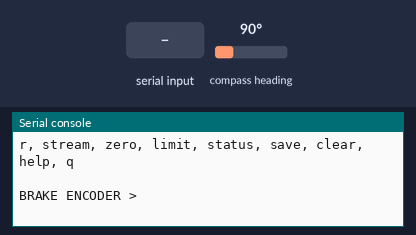
Bench run of a program on a simulated ESP32 board running MicroPython. Parts: the last lines printed to the serial console. Inputs (shaded band) come from the test bench; at power-on: compass heading 90°. Files that are not in the repository are absent.

Above: at 1.2 s.
1.3 s: "r" typed at the serial console, then Enter
At 2.0 s:
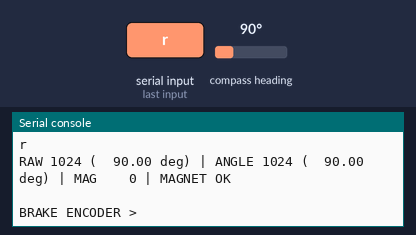
2.8 s: "stream" typed at the serial console, then Enter
At 2.91 s:
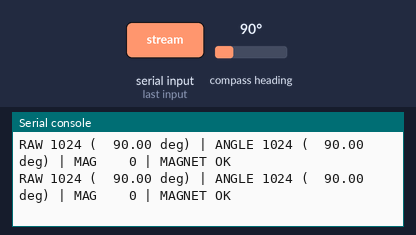
4.3 s: compass heading set to 7°
At 4.35 s:
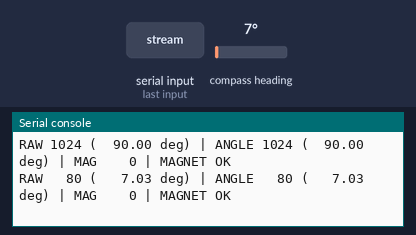
5.8 s: compass heading set to 180°
At 5.9 s:
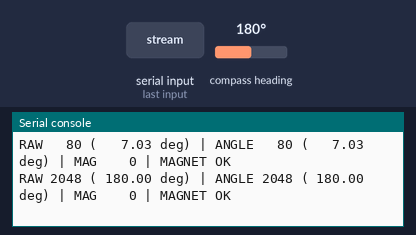

The program:

as5600_brake_feedback_test.py
```python
"""ESP32-S3 AS5600 brake-feedback calibration and readout test.

This file deliberately does not move the brake motor. It only reads the
AS5600 mounted on the brake shaft so that the mechanical feedback range can
be measured safely before closed-loop control is added.

Wiring:
  AS5600 VCC -> ESP32-S3 3V3
  AS5600 GND -> ESP32-S3 GND
  AS5600 SDA -> ESP32-S3 GPIO35
  AS5600 SCL -> ESP32-S3 GPIO36

Commands after startup:
  r       read one sample
  stream  print feedback continuously
  zero    capture the physically released-brake position
  limit   capture the physically applied-brake position
  status  show the calibration and current brake percentage
  save    save the zero/span to the ESP32 filesystem
  clear   erase the saved calibration
  help    show commands
  q       stop this test

Calibration sequence:
  1. Put the brake at RELEASED and run: zero
  2. Move the brake to the intended APPLIED limit and run: limit
  3. Run: save

The reported brake percentage is feedback only. It is not yet connected to
the TB6600 brake controller or the BLDC safety logic.
"""

from machine import Pin, SoftI2C
import time


SDA_PIN = 35
SCL_PIN = 36
I2C_FREQ = 100000
AS5600_ADDR = 0x36
CAL_FILE = "as5600_brake_cal.txt"

REG_STATUS = 0x0B
REG_RAW_ANGLE = 0x0C
REG_ANGLE = 0x0E
REG_MAGNITUDE = 0x1B

MIN_SPAN_DEG = 5.0


def read_u16(i2c, register):
    data = i2c.readfrom_mem(AS5600_ADDR, register, 2)
    return ((data[0] << 8) | data[1]) & 0x0FFF


def read_sample():
    status = i2c.readfrom_mem(AS5600_ADDR, REG_STATUS, 1)[0]
    raw = read_u16(i2c, REG_RAW_ANGLE)
    angle = read_u16(i2c, REG_ANGLE)
    magnitude = read_u16(i2c, REG_MAGNITUDE)
    return status, raw, angle, magnitude


def degrees(counts):
    return counts * 360.0 / 4096.0


def signed_delta(raw, reference):
    """Return the shortest signed AS5600 movement from reference."""
    return ((raw - reference + 2048) % 4096) - 2048


def magnet_state(status):
    detected = bool(status & 0x20)
    too_weak = bool(status & 0x10)
    too_strong = bool(status & 0x08)
    if not detected:
        return "NO MAGNET"
    if too_weak:
        return "MAGNET WEAK"
    if too_strong:
        return "MAGNET STRONG"
    return "MAGNET OK"


def load_calibration():
    try:
        with open(CAL_FILE, "r") as file:
            values = [float(value) for value in file.read().strip().split(",")]
        if len(values) != 2:
            return None, None
        return values[0], values[1]
    except Exception:
        return None, None


def save_calibration():
    if zero_raw is None or span_deg is None:
        print("Nothing to save: run zero and limit first.")
        return
    with open(CAL_FILE, "w") as file:
        file.write("{:.3f},{:.3f}\n".format(zero_raw, span_deg))
    print("Saved calibration to", CAL_FILE)


def clear_calibration():
    global zero_raw, span_deg
    try:
        import os
        os.remove(CAL_FILE)
    except Exception:
        pass
    zero_raw = None
    span_deg = None
    print("Calibration cleared.")


def feedback(raw):
    if zero_raw is None:
        return None, None
    relative = degrees(signed_delta(raw, int(zero_raw)))
    if span_deg is None or abs(span_deg) < MIN_SPAN_DEG:
        return relative, None
    percent = (relative / span_deg) * 100.0
    percent = max(0.0, min(100.0, percent))
    return relative, percent


def print_sample():
    status, raw, angle, magnitude = read_sample()
    relative, percent = feedback(raw)
    line = (
        "RAW {:4d} ({:7.2f} deg) | ANGLE {:4d} ({:7.2f} deg) | "
        "MAG {:4d} | {}"
    ).format(raw, degrees(raw), angle, degrees(angle), magnitude, magnet_state(status))
    print(line)
    if relative is not None:
        if percent is None:
            print("  RELEASED reference: {:7.2f} deg | span not set".format(relative))
        else:
            print(
                "  relative: {:7.2f} deg | brake feedback: {:6.1f}%"
                .format(relative, percent)
            )


def print_status():
    print("\n--- AS5600 BRAKE FEEDBACK STATUS ---")
    if zero_raw is None:
        print("Released zero: NOT SET")
    else:
        print("Released zero: raw {:.0f} ({:.2f} deg)".format(zero_raw, degrees(zero_raw)))
    if span_deg is None:
        print("Applied span:  NOT SET")
    else:
        print("Applied span:  {:.2f} deg".format(span_deg))
        print("Direction:     {}".format("increasing" if span_deg > 0 else "decreasing"))
    print_sample()


def capture_zero():
    global zero_raw, span_deg
    print("Place the brake in the physically RELEASED position.")
    input("Press Enter to capture released zero...")
    status, raw, angle, magnitude = read_sample()
    if not (status & 0x20) or (status & 0x18):
        print("WARNING: magnet status is not healthy:", magnet_state(status))
    zero_raw = raw
    span_deg = None
    print("Released zero captured: raw {} ({:.2f} deg)".format(raw, degrees(raw)))


def capture_limit():
    global span_deg
    if zero_raw is None:
        print("Run zero first.")
        return
    print("Move the brake to the intended fully APPLIED calibration limit.")
    input("Press Enter to capture applied limit...")
    status, raw, angle, magnitude = read_sample()
    if not (status & 0x20) or (status & 0x18):
        print("WARNING: magnet status is not healthy:", magnet_state(status))
    span_deg = degrees(signed_delta(raw, int(zero_raw)))
    if abs(span_deg) < MIN_SPAN_DEG:
        span_deg = None
        print("Span is too small. Check magnet coupling and brake movement.")
        return
    print("Applied limit captured: raw {} ({:.2f} deg from release)".format(raw, span_deg))
    print("Direction:", "increasing" if span_deg > 0 else "decreasing")


def print_help():
    print("r, stream, zero, limit, status, save, clear, help, q")


print("\nESP32-S3 AS5600 BRAKE FEEDBACK TEST")
print("I2C SDA GPIO{}  SCL GPIO{}  address 0x{:02X}".format(SDA_PIN, SCL_PIN, AS5600_ADDR))
i2c = SoftI2C(sda=Pin(SDA_PIN), scl=Pin(SCL_PIN), freq=I2C_FREQ)
devices = i2c.scan()
print("I2C devices:", [hex(device) for device in devices])
if AS5600_ADDR not in devices:
    raise RuntimeError("AS5600 not detected at 0x36")

zero_raw, span_deg = load_calibration()
print("AS5600 detected:", magnet_state(read_sample()[0]))
print_status()
print_help()

while True:
    try:
        command = input("\nBRAKE ENCODER > ").strip().lower()
        if command == "r":
            print_sample()
        elif command == "stream":
            print("Streaming. Press Ctrl-C to return to the command prompt.")
            try:
                while True:
                    print_sample()
                    time.sleep_ms(100)
            except KeyboardInterrupt:
                print("\nStream stopped.")
        elif command == "zero":
            capture_zero()
        elif command == "limit":
            capture_limit()
        elif command == "status":
            print_status()
        elif command == "save":
            save_calibration()
        elif command == "clear":
            clear_calibration()
        elif command == "help":
            print_help()
        elif command == "q":
            print("AS5600 brake feedback test stopped.")
            break
        elif command:
            print("Unknown command. Type help.")
    except KeyboardInterrupt:
        print("\nUse q to stop, or type a command.")
    except Exception as error:
        print("Read/command error:", error)
```

Measured:
- after the input at 1.3 s, the serial console: prints a new line at once (image 1)
- after the input at 2.8 s, the serial console: prints a new line at once (image 2)
- after the input at 4.3 s, the serial console: prints a new line after 0.05 s (image 3)
- after the input at 5.8 s, the serial console: prints a new line after 0.09 s (image 4)
